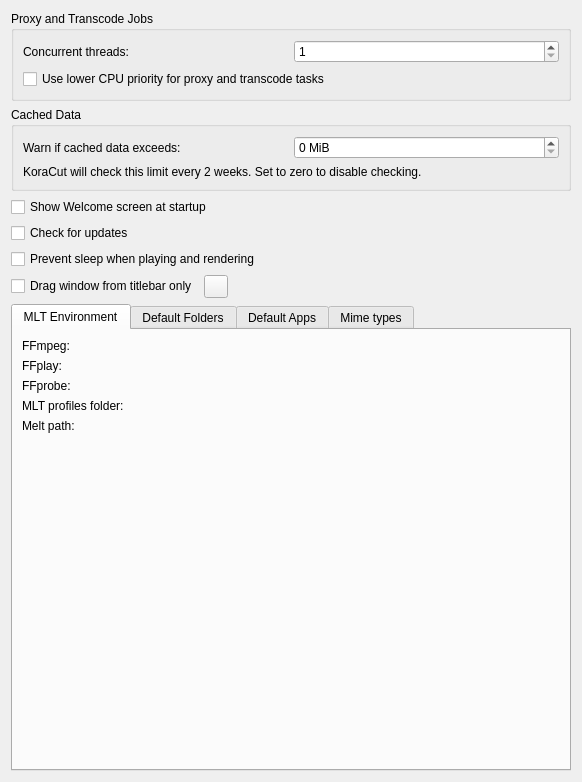
<?xml version="1.0" encoding="UTF-8"?>
<ui version="4.0">
 <author>
SPDX-FileCopyrightText: none
SPDX-License-Identifier: GPL-3.0-only OR LicenseRef-KDE-Accepted-GPL
 </author>
 <class>ConfigEnv_UI</class>
 <widget class="QWidget" name="ConfigEnv_UI">
  <property name="geometry">
   <rect>
    <x>0</x>
    <y>0</y>
    <width>582</width>
    <height>782</height>
   </rect>
  </property>
  <property name="sizePolicy">
   <sizepolicy hsizetype="MinimumExpanding" vsizetype="Preferred">
    <horstretch>0</horstretch>
    <verstretch>0</verstretch>
   </sizepolicy>
  </property>
  <layout class="QGridLayout" name="gridLayout">
   <item row="0" column="0">
    <widget class="QGroupBox" name="groupBox">
     <property name="title">
      <string>Proxy and Transcode Jobs</string>
     </property>
     <layout class="QGridLayout" name="gridLayout_4">
      <item row="1" column="0" colspan="2">
       <widget class="QCheckBox" name="kcfg_nice_tasks">
        <property name="text">
         <string>Use lower CPU priority for proxy and transcode tasks</string>
        </property>
       </widget>
      </item>
      <item row="0" column="1">
       <widget class="QSpinBox" name="kcfg_proxythreads">
        <property name="sizePolicy">
         <sizepolicy hsizetype="Minimum" vsizetype="Fixed">
          <horstretch>0</horstretch>
          <verstretch>0</verstretch>
         </sizepolicy>
        </property>
        <property name="minimum">
         <number>1</number>
        </property>
       </widget>
      </item>
      <item row="0" column="0">
       <widget class="QLabel" name="label_9">
        <property name="text">
         <string>Concurrent threads:</string>
        </property>
       </widget>
      </item>
     </layout>
    </widget>
   </item>
   <item row="1" column="0">
    <widget class="QGroupBox" name="groupBox_2">
     <property name="title">
      <string>Cached Data</string>
     </property>
     <layout class="QGridLayout" name="gridLayout_7">
      <item row="1" column="0" colspan="2">
       <widget class="QLabel" name="label_18">
        <property name="text">
         <string>KoraCut will check this limit every 2 weeks. Set to zero to disable checking.</string>
        </property>
       </widget>
      </item>
      <item row="0" column="1">
       <widget class="QSpinBox" name="kcfg_maxcachesize">
        <property name="sizePolicy">
         <sizepolicy hsizetype="Minimum" vsizetype="Fixed">
          <horstretch>0</horstretch>
          <verstretch>0</verstretch>
         </sizepolicy>
        </property>
        <property name="suffix">
         <string> MiB</string>
        </property>
        <property name="minimum">
         <number>0</number>
        </property>
        <property name="maximum">
         <number>10000000</number>
        </property>
       </widget>
      </item>
      <item row="0" column="0">
       <widget class="QLabel" name="label_17">
        <property name="text">
         <string>Warn if cached data exceeds:</string>
        </property>
       </widget>
      </item>
     </layout>
    </widget>
   </item>
   <item row="2" column="0">
    <widget class="QCheckBox" name="kcfg_showWelcome">
     <property name="text">
      <string>Show Welcome screen at startup</string>
     </property>
    </widget>
   </item>
   <item row="3" column="0">
    <widget class="QCheckBox" name="kcfg_checkForUpdate">
     <property name="text">
      <string>Check for updates</string>
     </property>
    </widget>
   </item>
   <item row="4" column="0">
    <widget class="QCheckBox" name="kcfg_usePowerManagement">
     <property name="text">
      <string>Prevent sleep when playing and rendering</string>
     </property>
    </widget>
   </item>
   <item row="5" column="0">
    <layout class="QHBoxLayout" name="horizontalLayout_5">
     <item>
      <widget class="QCheckBox" name="dragFromTitlebarOnly">
       <property name="text">
        <string>Drag window from titlebar only</string>
       </property>
      </widget>
     </item>
     <item>
      <widget class="KContextualHelpButton" name="kcontextualhelpbutton">
       <property name="contextualHelpText">
        <string>This setting applies to all applications that use the Breeze style.</string>
       </property>
      </widget>
     </item>
     <item>
      <spacer name="horizontalSpacer">
       <property name="orientation">
        <enum>Qt::Orientation::Horizontal</enum>
       </property>
       <property name="sizeHint" stdset="0">
        <size>
         <width>40</width>
         <height>20</height>
        </size>
       </property>
      </spacer>
     </item>
    </layout>
   </item>
   <item row="6" column="0">
    <widget class="QTabWidget" name="tabWidget">
     <property name="currentIndex">
      <number>0</number>
     </property>
     <widget class="QWidget" name="tab">
      <attribute name="title">
       <string>MLT Environment</string>
      </attribute>
      <layout class="QFormLayout" name="formLayout">
       <item row="0" column="0">
        <widget class="QLabel" name="label_8">
         <property name="text">
          <string>FFmpeg:</string>
         </property>
        </widget>
       </item>
       <item row="0" column="1">
        <widget class="KUrlRequester" name="ffmpegurl"/>
       </item>
       <item row="1" column="0">
        <widget class="QLabel" name="label_13">
         <property name="text">
          <string>FFplay:</string>
         </property>
        </widget>
       </item>
       <item row="1" column="1">
        <widget class="KUrlRequester" name="ffplayurl"/>
       </item>
       <item row="2" column="0">
        <widget class="QLabel" name="label_14">
         <property name="text">
          <string>FFprobe:</string>
         </property>
        </widget>
       </item>
       <item row="2" column="1">
        <widget class="KUrlRequester" name="ffprobeurl"/>
       </item>
       <item row="3" column="0">
        <widget class="QLabel" name="label">
         <property name="text">
          <string>MLT profiles folder:</string>
         </property>
        </widget>
       </item>
       <item row="3" column="1">
        <widget class="KUrlRequester" name="mltpathurl"/>
       </item>
       <item row="4" column="0">
        <widget class="QLabel" name="label_2">
         <property name="text">
          <string>Melt path:</string>
         </property>
        </widget>
       </item>
       <item row="4" column="1">
        <widget class="KUrlRequester" name="rendererpathurl"/>
       </item>
       <item row="5" column="1">
        <spacer name="verticalSpacer_2">
         <property name="orientation">
          <enum>Qt::Orientation::Vertical</enum>
         </property>
         <property name="sizeHint" stdset="0">
          <size>
           <width>20</width>
           <height>40</height>
          </size>
         </property>
        </spacer>
       </item>
      </layout>
     </widget>
     <widget class="QWidget" name="tab_2">
      <attribute name="title">
       <string>Default Folders</string>
      </attribute>
      <layout class="QFormLayout" name="formLayout_3">
       <item row="0" column="0">
        <widget class="QLabel" name="label_3">
         <property name="text">
          <string>Temporary files:</string>
         </property>
        </widget>
       </item>
       <item row="0" column="1">
        <widget class="KUrlRequester" name="tmppathurl"/>
       </item>
       <item row="2" column="0">
        <widget class="QLabel" name="label_10">
         <property name="text">
          <string>Capture folder:</string>
         </property>
        </widget>
       </item>
       <item row="2" column="1">
        <widget class="QComboBox" name="kcfg_capturetoprojectfolder">
         <item>
          <property name="text">
           <string>Use default folder</string>
          </property>
         </item>
         <item>
          <property name="text">
           <string>Always use project folder</string>
          </property>
         </item>
         <item>
          <property name="text">
           <string>Always use custom folder</string>
          </property>
         </item>
         <item>
          <property name="text">
           <string>Always use a custom subfolder of project folder</string>
          </property>
         </item>
        </widget>
       </item>
       <item row="4" column="1">
        <layout class="QVBoxLayout" name="verticalLayout_2">
         <item>
          <widget class="QLineEdit" name="kcfg_captureprojectsubfolder">
           <property name="placeholderText">
            <string>Subfolder of project folder</string>
           </property>
          </widget>
         </item>
         <item>
          <widget class="KUrlRequester" name="capturefolderurl"/>
         </item>
        </layout>
       </item>
       <item row="6" column="0">
        <widget class="QLabel" name="label_15">
         <property name="text">
          <string>Library folder:</string>
         </property>
        </widget>
       </item>
       <item row="6" column="1">
        <widget class="QCheckBox" name="kcfg_librarytodefaultfolder">
         <property name="text">
          <string>Use default folder</string>
         </property>
        </widget>
       </item>
       <item row="7" column="1">
        <widget class="KUrlRequester" name="libraryfolderurl"/>
       </item>
       <item row="9" column="0">
        <widget class="QLabel" name="label_16">
         <property name="text">
          <string>Folder for rendering, titles, scripts:</string>
         </property>
         <property name="alignment">
          <set>Qt::AlignmentFlag::AlignRight|Qt::AlignmentFlag::AlignTrailing|Qt::AlignmentFlag::AlignVCenter</set>
         </property>
         <property name="wordWrap">
          <bool>true</bool>
         </property>
        </widget>
       </item>
       <item row="9" column="1">
        <widget class="QComboBox" name="kcfg_videotodefaultfolder">
         <item>
          <property name="text">
           <string>Use default folder</string>
          </property>
         </item>
         <item>
          <property name="text">
           <string>Always use project folder</string>
          </property>
         </item>
         <item>
          <property name="text">
           <string>Always use custom folder</string>
          </property>
         </item>
        </widget>
       </item>
       <item row="11" column="1">
        <widget class="KUrlRequester" name="videofolderurl">
         <property name="sizePolicy">
          <sizepolicy hsizetype="MinimumExpanding" vsizetype="Preferred">
           <horstretch>0</horstretch>
           <verstretch>0</verstretch>
          </sizepolicy>
         </property>
        </widget>
       </item>
       <item row="13" column="1">
        <spacer name="verticalSpacer_3">
         <property name="orientation">
          <enum>Qt::Orientation::Vertical</enum>
         </property>
         <property name="sizeHint" stdset="0">
          <size>
           <width>20</width>
           <height>40</height>
          </size>
         </property>
        </spacer>
       </item>
      </layout>
     </widget>
     <widget class="QWidget" name="tab_3">
      <attribute name="title">
       <string>Default Apps</string>
      </attribute>
      <layout class="QFormLayout" name="formLayout_2">
       <item row="0" column="0">
        <widget class="QLabel" name="label_4">
         <property name="text">
          <string>Image editing:</string>
         </property>
        </widget>
       </item>
       <item row="0" column="1">
        <layout class="QHBoxLayout" name="horizontalLayout">
         <item>
          <widget class="QLineEdit" name="kcfg_defaultimageapp">
           <property name="placeholderText">
            <string>Path to image editing application</string>
           </property>
           <property name="showClearButton" stdset="0">
            <bool>true</bool>
           </property>
          </widget>
         </item>
         <item>
          <widget class="QPushButton" name="kp_image">
           <property name="text">
            <string>Change…</string>
           </property>
          </widget>
         </item>
        </layout>
       </item>
       <item row="1" column="1">
        <layout class="QHBoxLayout" name="horizontalLayout_2">
         <item>
          <widget class="QLineEdit" name="kcfg_defaultaudioapp">
           <property name="placeholderText">
            <string>Path to audio editing application</string>
           </property>
           <property name="showClearButton" stdset="0">
            <bool>true</bool>
           </property>
          </widget>
         </item>
         <item>
          <widget class="QPushButton" name="kp_audio">
           <property name="text">
            <string>Change…</string>
           </property>
          </widget>
         </item>
        </layout>
       </item>
       <item row="1" column="0">
        <widget class="QLabel" name="label_11">
         <property name="text">
          <string>Audio editing:</string>
         </property>
        </widget>
       </item>
       <item row="2" column="1">
        <layout class="QHBoxLayout" name="horizontalLayout_3">
         <item>
          <widget class="QLineEdit" name="kcfg_glaxnimatePath">
           <property name="placeholderText">
            <string>Path to Glaxnimate executable</string>
           </property>
          </widget>
         </item>
         <item>
          <widget class="QPushButton" name="kp_anim">
           <property name="text">
            <string>Change…</string>
           </property>
          </widget>
         </item>
        </layout>
       </item>
       <item row="2" column="0">
        <widget class="QLabel" name="label_7">
         <property name="text">
          <string>Animation editing:</string>
         </property>
        </widget>
       </item>
       <item row="3" column="1">
        <layout class="QHBoxLayout" name="horizontalLayout_4">
         <item>
          <widget class="QLineEdit" name="kcfg_defaultvideoapp">
           <property name="placeholderText">
            <string>Path to video editor executable</string>
           </property>
          </widget>
         </item>
         <item>
          <widget class="QPushButton" name="kp_video">
           <property name="text">
            <string>Change…</string>
           </property>
          </widget>
         </item>
        </layout>
       </item>
       <item row="3" column="0">
        <widget class="QLabel" name="label_19">
         <property name="text">
          <string>Video editing:</string>
         </property>
        </widget>
       </item>
       <item row="4" column="0">
        <spacer name="verticalSpacer_4">
         <property name="orientation">
          <enum>Qt::Orientation::Vertical</enum>
         </property>
         <property name="sizeHint" stdset="0">
          <size>
           <width>20</width>
           <height>40</height>
          </size>
         </property>
        </spacer>
       </item>
      </layout>
     </widget>
     <widget class="QWidget" name="tab_4">
      <attribute name="title">
       <string>Mime types</string>
      </attribute>
      <layout class="QGridLayout" name="gridLayout_5">
       <item row="0" column="0">
        <widget class="QLabel" name="label_5">
         <property name="text">
          <string>Additional clip MIME types</string>
         </property>
        </widget>
       </item>
       <item row="1" column="0">
        <widget class="QLineEdit" name="kcfg_addedExtensions">
         <property name="placeholderText">
          <string notr="true">*.mp4 *.mov</string>
         </property>
        </widget>
       </item>
       <item row="2" column="0">
        <widget class="QLabel" name="label_12">
         <property name="text">
          <string>Supported clip MIME types</string>
         </property>
        </widget>
       </item>
       <item row="3" column="0">
        <widget class="QPlainTextEdit" name="supportedmimes">
         <property name="readOnly">
          <bool>true</bool>
         </property>
        </widget>
       </item>
      </layout>
     </widget>
    </widget>
   </item>
  </layout>
 </widget>
 <customwidgets>
  <customwidget>
   <class>KUrlRequester</class>
   <extends>QWidget</extends>
   <header>kurlrequester.h</header>
   <container>1</container>
  </customwidget>
  <customwidget>
   <class>KContextualHelpButton</class>
   <extends>QToolButton</extends>
   <header>kcontextualhelpbutton.h</header>
  </customwidget>
 </customwidgets>
 <tabstops>
  <tabstop>kcfg_proxythreads</tabstop>
  <tabstop>kcfg_nice_tasks</tabstop>
  <tabstop>kcfg_maxcachesize</tabstop>
  <tabstop>tmppathurl</tabstop>
  <tabstop>kcfg_showWelcome</tabstop>
  <tabstop>kcfg_checkForUpdate</tabstop>
  <tabstop>kcfg_usePowerManagement</tabstop>
  <tabstop>dragFromTitlebarOnly</tabstop>
  <tabstop>tabWidget</tabstop>
  <tabstop>ffmpegurl</tabstop>
  <tabstop>ffplayurl</tabstop>
  <tabstop>ffprobeurl</tabstop>
  <tabstop>mltpathurl</tabstop>
  <tabstop>rendererpathurl</tabstop>
  <tabstop>kcfg_captureprojectsubfolder</tabstop>
  <tabstop>capturefolderurl</tabstop>
  <tabstop>kcfg_librarytodefaultfolder</tabstop>
  <tabstop>libraryfolderurl</tabstop>
  <tabstop>kcfg_videotodefaultfolder</tabstop>
  <tabstop>videofolderurl</tabstop>
  <tabstop>kcfg_defaultimageapp</tabstop>
  <tabstop>kp_image</tabstop>
  <tabstop>kcfg_defaultaudioapp</tabstop>
  <tabstop>kp_audio</tabstop>
  <tabstop>kcfg_glaxnimatePath</tabstop>
  <tabstop>kp_anim</tabstop>
  <tabstop>kcfg_defaultvideoapp</tabstop>
  <tabstop>kp_video</tabstop>
  <tabstop>kcfg_addedExtensions</tabstop>
  <tabstop>supportedmimes</tabstop>
  <tabstop>kcfg_capturetoprojectfolder</tabstop>
 </tabstops>
 <resources/>
 <connections/>
</ui>
